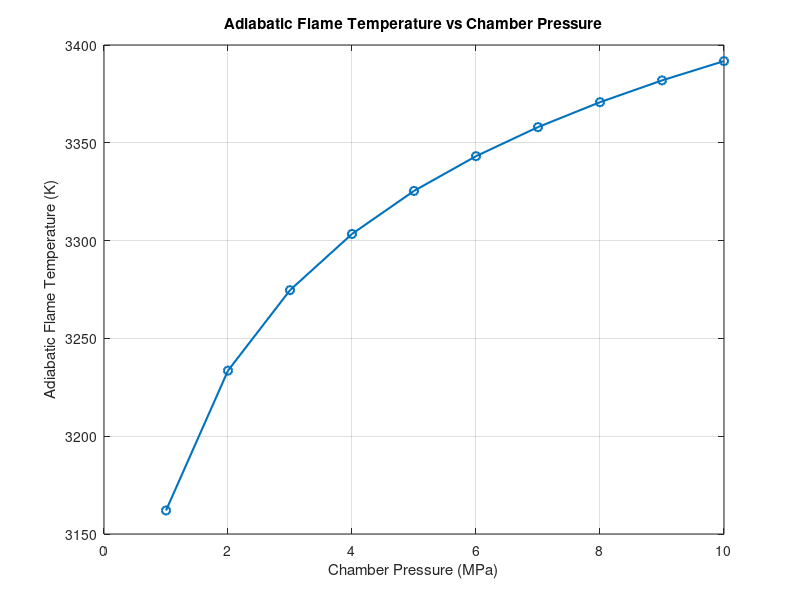
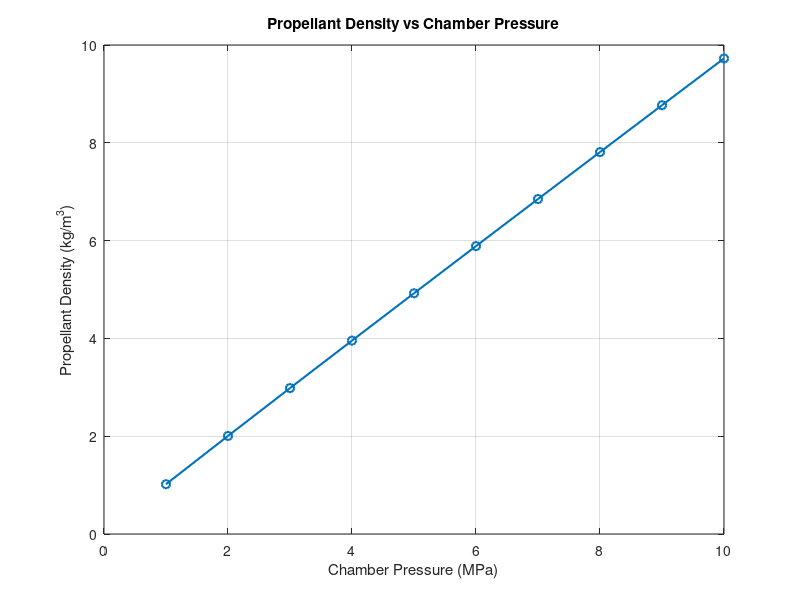
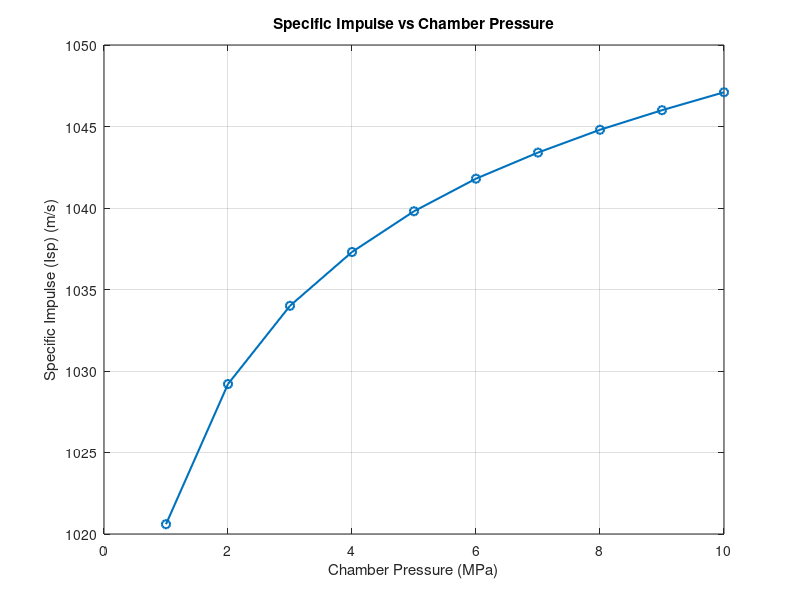
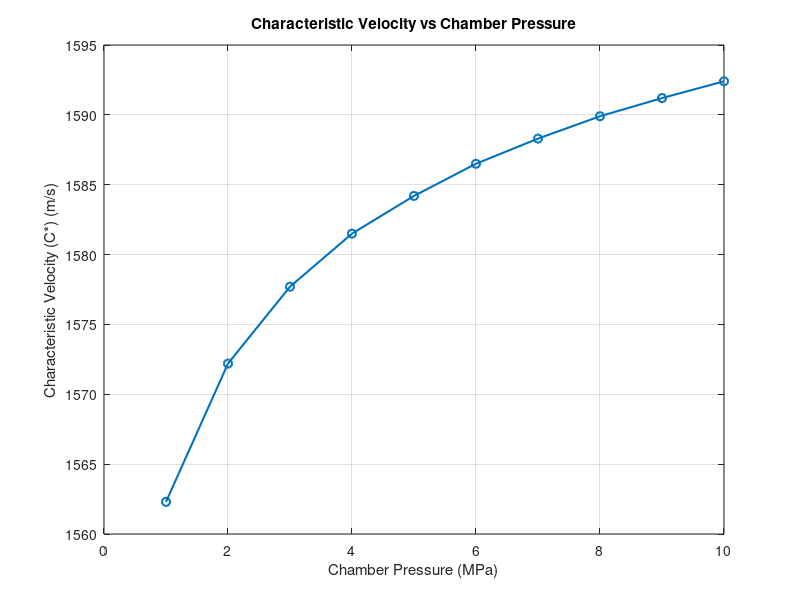

MATLAB code to generate these figures, in order:
% MATLAB script to plot performance parameters as a function of chamber pressure

% Chamber pressures in MPa
P_chamber = [1, 2, 3, 4, 5, 6, 7, 8, 9, 10]; % Chamber pressures in MPa

% Adiabatic Flame Temperature (in K)
T_flame = [3162.02, 3233.54, 3274.66, 3303.40, 3325.40, 3343.16, 3358.02, 3370.76, 3381.90, 3391.77];

% Propellant Density (in kg/m^3)
density = [1.0180, 2.0055, 2.9833, 3.9552, 4.9229, 5.8876, 6.8497, 7.8098, 8.7682, 9.7251];

% Specific Impulse (Isp in m/s)
Isp = [1020.6, 1029.2, 1034.0, 1037.3, 1039.8, 1041.8, 1043.4, 1044.8, 1046.0, 1047.1];

% Characteristic Velocity (C* in m/s)
C_star = [1562.3, 1572.2, 1577.7, 1581.5, 1584.2, 1586.5, 1588.3, 1589.9, 1591.2, 1592.4];

% Plot Adiabatic Flame Temperature
figure;
plot(P_chamber, T_flame, '-o', 'LineWidth', 1.5);
xlabel('Chamber Pressure (MPa)');
ylabel('Adiabatic Flame Temperature (K)');
title('Adiabatic Flame Temperature vs Chamber Pressure');
grid on;

% Plot Propellant Density
figure;
plot(P_chamber, density, '-o', 'LineWidth', 1.5);
xlabel('Chamber Pressure (MPa)');
ylabel('Propellant Density (kg/m^3)');
title('Propellant Density vs Chamber Pressure');
grid on;

% Plot Specific Impulse (Isp)
figure;
plot(P_chamber, Isp, '-o', 'LineWidth', 1.5);
xlabel('Chamber Pressure (MPa)');
ylabel('Specific Impulse (Isp) (m/s)');
title('Specific Impulse vs Chamber Pressure');
grid on;

% Plot Characteristic Velocity (C*)
figure;
plot(P_chamber, C_star, '-o', 'LineWidth', 1.5);
xlabel('Chamber Pressure (MPa)');
ylabel('Characteristic Velocity (C*) (m/s)');
title('Characteristic Velocity vs Chamber Pressure');
grid on;
